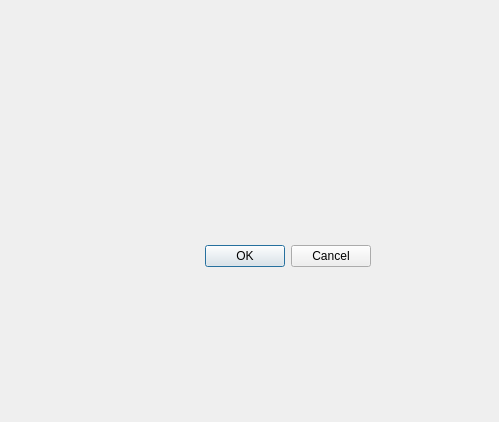
<?xml version="1.0" encoding="UTF-8"?>
<ui version="4.0">
 <class>SetTimer</class>
 <widget class="QDialog" name="SetTimer">
  <property name="geometry">
   <rect>
    <x>0</x>
    <y>0</y>
    <width>499</width>
    <height>422</height>
   </rect>
  </property>
  <property name="windowTitle">
   <string>Dialog</string>
  </property>
  <widget class="QDialogButtonBox" name="buttonBox">
   <property name="geometry">
    <rect>
     <x>30</x>
     <y>240</y>
     <width>341</width>
     <height>32</height>
    </rect>
   </property>
   <property name="orientation">
    <enum>Qt::Orientation::Horizontal</enum>
   </property>
   <property name="standardButtons">
    <set>QDialogButtonBox::StandardButton::Cancel|QDialogButtonBox::StandardButton::Ok</set>
   </property>
  </widget>
 </widget>
 <resources/>
 <connections>
  <connection>
   <sender>buttonBox</sender>
   <signal>accepted()</signal>
   <receiver>SetTimer</receiver>
   <slot>accept()</slot>
   <hints>
    <hint type="sourcelabel">
     <x>248</x>
     <y>254</y>
    </hint>
    <hint type="destinationlabel">
     <x>157</x>
     <y>274</y>
    </hint>
   </hints>
  </connection>
  <connection>
   <sender>buttonBox</sender>
   <signal>rejected()</signal>
   <receiver>SetTimer</receiver>
   <slot>reject()</slot>
   <hints>
    <hint type="sourcelabel">
     <x>316</x>
     <y>260</y>
    </hint>
    <hint type="destinationlabel">
     <x>286</x>
     <y>274</y>
    </hint>
   </hints>
  </connection>
 </connections>
</ui>
